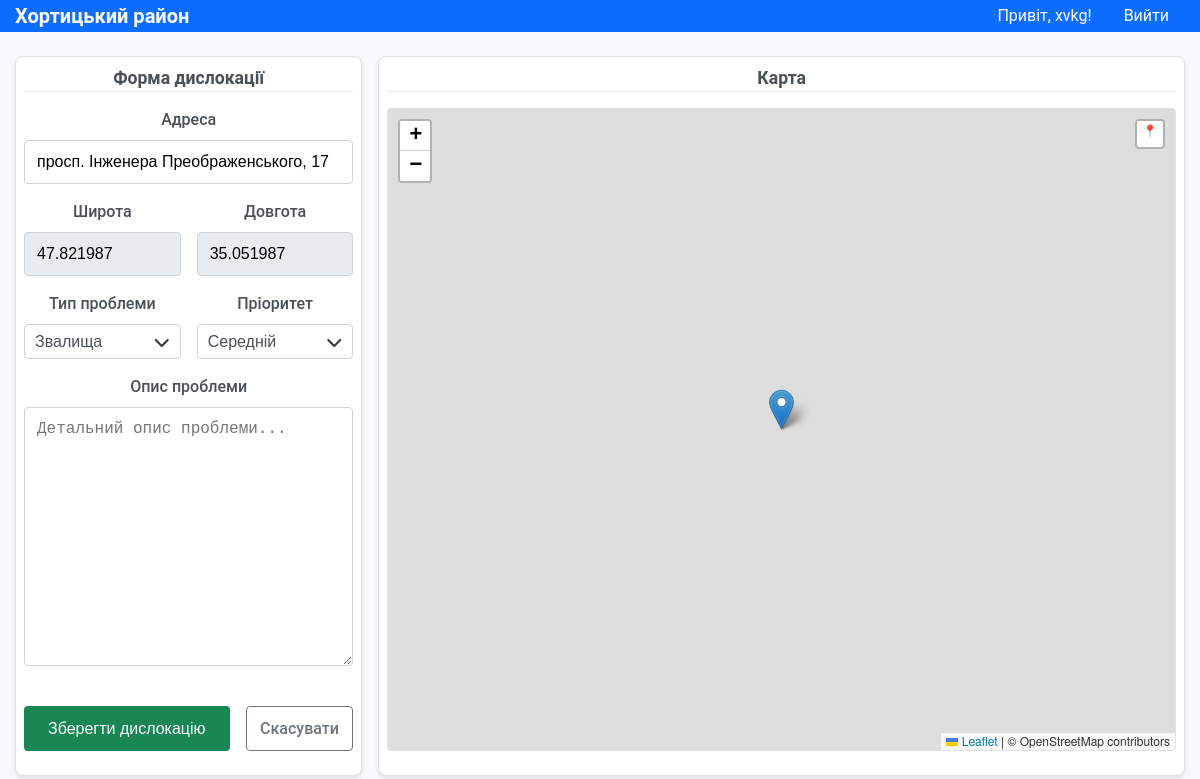
The page /edit/8 (signed in) on the database as committed earlier.
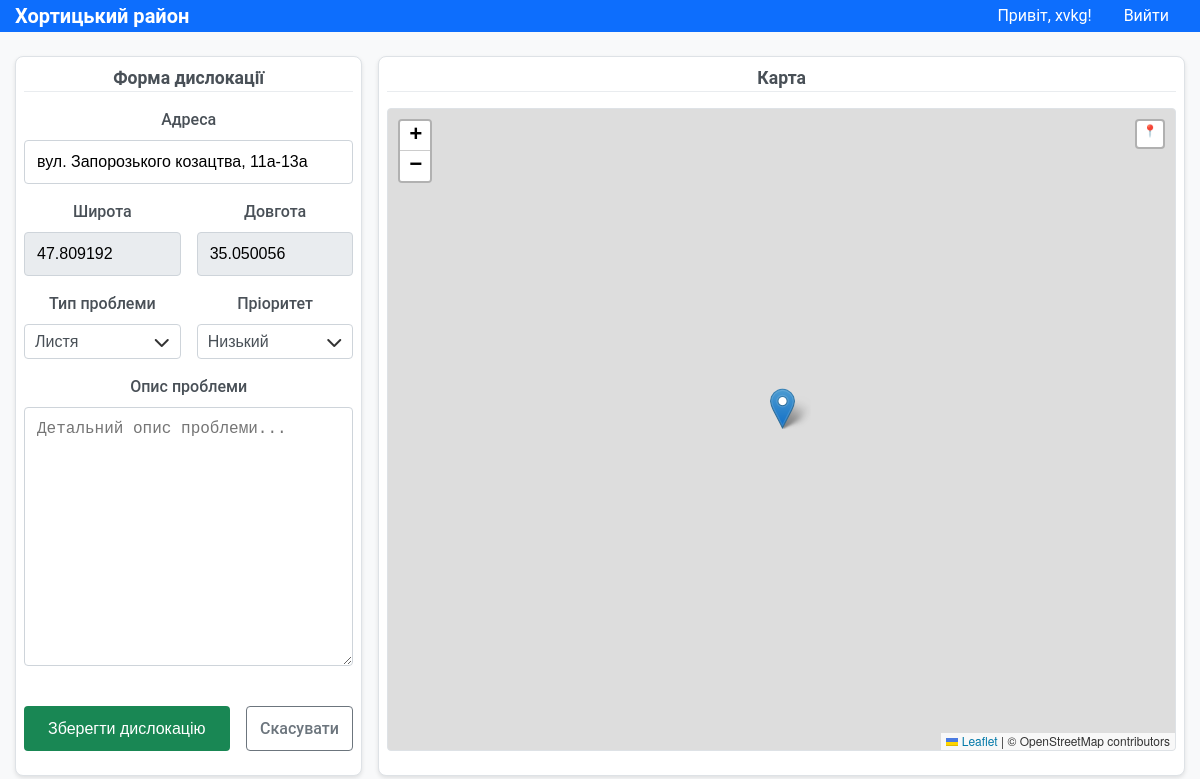
The same page on the database as committed later.
### models.py (models this page shows, shortened)
class Location(db.Model):
    id = db.Column(db.Integer, primary_key=True)
    address = db.Column(db.String(200), nullable=False)
    latitude = db.Column(db.Float, nullable=False)
    longitude = db.Column(db.Float, nullable=False)
    problem_type = db.Column(db.String(50), nullable=False)
    priority = db.Column(db.String(20), default='Середній')
    status = db.Column(db.String(20), default='in_progress')
    description = db.Column(db.Text)
    date_created = db.Column(db.DateTime, default=datetime.utcnow)
    date_completed = db.Column(db.DateTime)
    created_by = db.Column(db.Integer, db.ForeignKey('user.id'))

### app.py (the view, shortened to what this page needs)
@app.route('/edit/<int:id>', methods=['GET', 'POST'])
@login_required
def edit_location(id):
    if not current_user.is_admin():
        flash('Доступ заборонено.', 'error')
        return redirect(url_for('index'))
    location = Location.query.get_or_404(id)
    form = LocationForm(obj=location)
    return render_template('add_location.html', form=form, location=location)

### app.py (called while the page is built)
@login_manager.user_loader
def load_user(user_id):
    return db.session.get(User, int(user_id))  # Новий синтаксис SQLAlchemy

### models.py (called while the page is built)
    def is_admin(self):
        return self.role == 'admin'

### templates/add_location.html (shortened to what this page needs)
{% extends "base.html" %} {% block title %} {% if location %}Редагування{% else %}Додавання{% endif %} дислокації - Хортицький район {% endblock %} {%
block content %}
<link rel="stylesheet" href="https://unpkg.com/leaflet@1.9.4/dist/leaflet.css" />
<link rel="stylesheet" href="{{ url_for('static', filename='css/add-location.css') }}" />
<div class="location-form">
    <div class="location-form__form-section">
        <div class="stats-card">
            <div class="stats-card__title">Форма дислокації</div>
            <div class="stats-card__content">
                <form method="POST">
                    <div class="form__group">{{ form.address.label(class="form__label") }} {{ form.address(class="form__input", id="address") }}</div>
                    <div class="location-form__coordinates">
                        <div class="form__group">
                            {{ form.latitude.label(class="form__label") }} {{ form.latitude(class="form__input form__input--readonly", readonly=true,
                            id="latitude") }}
                        </div>
                        <div class="form__group">
                            {{ form.longitude.label(class="form__label") }} {{ form.longitude(class="form__input form__input--readonly",
                            readonly=true, id="longitude") }}
                        </div>
                    </div>
                    <div class="location-form__details">
                        <div class="form__group">
                            {{ form.problem_type.label(class="form__label") }}
                            <div class="select">
                                {{ form.problem_type(class="form__select") }}
                                <i class="fas fa-chevron-down arrow"></i>
                            </div>
                        </div>
                        <div class="form__group">
                            {{ form.priority.label(class="form__label") }}
                            <div class="select">
                                {{ form.priority(class="form__select") }}
                                <i class="fas fa-chevron-down arrow"></i>
                            </div>
                        </div>
                    </div>
                    <div class="form__group form__group--expand">
                        {{ form.description.label(class="form__label") }} {{ form.description(class="form__input form__input-text") }}
                    </div>
                    <div class="form__actions">
                        {{ form.submit(class="button button--success") }}
                        <a href="{{ url_for('index') }}" class="button button--secondary">Скасувати</a>
                    </div>
                </form>
            </div>
        </div>
    </div>
    <div class="location-form__map-section">
        <div class="stats-card">
            <div class="stats-card__title">Карта</div>
            <div class="stats-card__content">
                <div class="location-form__map" id="map" data-default-lat="47.82085887156977" data-default-lng="35.0326454729596"></div>
            </div>
        </div>
    </div>
</div>
{% endblock %}

Rows that differ between the two databases and show on the page:
changed Location: address "просп. Інженера Преображенського, 17" → "вул. Запорозького козацтва, 11а-13а"; latitude "47.821987" → "47.809192"; longitude "35.051987" → "35.050056"; problem_type "Звалища" → "Листя"; priority "Середній" → "Низький"
